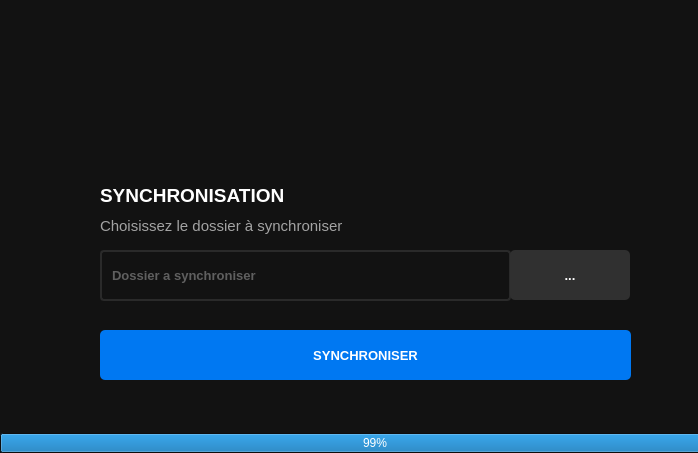
<?xml version="1.0" encoding="UTF-8"?>
<ui version="4.0">
 <class>Dialog</class>
 <widget class="QDialog" name="Dialog">
  <property name="geometry">
   <rect>
    <x>0</x>
    <y>0</y>
    <width>698</width>
    <height>453</height>
   </rect>
  </property>
  <property name="windowTitle">
   <string>Dialog</string>
  </property>
  <property name="styleSheet">
   <string notr="true">background-color: rgb(18, 18, 18);</string>
  </property>
  <widget class="QWidget" name="widget" native="true">
   <property name="geometry">
    <rect>
     <x>270</x>
     <y>20</y>
     <width>191</width>
     <height>151</height>
    </rect>
   </property>
   <widget class="QLabel" name="logo">
    <property name="geometry">
     <rect>
      <x>20</x>
      <y>0</y>
      <width>181</width>
      <height>141</height>
     </rect>
    </property>
    <property name="text">
     <string/>
    </property>
    <property name="pixmap">
     <pixmap>../icon.png</pixmap>
    </property>
    <property name="scaledContents">
     <bool>true</bool>
    </property>
   </widget>
  </widget>
  <widget class="QLabel" name="label">
   <property name="geometry">
    <rect>
     <x>100</x>
     <y>180</y>
     <width>321</width>
     <height>31</height>
    </rect>
   </property>
   <property name="font">
    <font>
     <pointsize>14</pointsize>
     <weight>75</weight>
     <bold>true</bold>
    </font>
   </property>
   <property name="styleSheet">
    <string notr="true">background-color: none;
color: rgb(255, 255, 255);</string>
   </property>
   <property name="text">
    <string>SYNCHRONISATION</string>
   </property>
  </widget>
  <widget class="QLabel" name="label_2">
   <property name="geometry">
    <rect>
     <x>100</x>
     <y>200</y>
     <width>351</width>
     <height>51</height>
    </rect>
   </property>
   <property name="font">
    <font>
     <pointsize>11</pointsize>
    </font>
   </property>
   <property name="styleSheet">
    <string notr="true">background-color: none;
color: rgb(163, 163, 163);</string>
   </property>
   <property name="text">
    <string>Choisissez le dossier à synchroniser</string>
   </property>
  </widget>
  <widget class="QFrame" name="folder">
   <property name="geometry">
    <rect>
     <x>100</x>
     <y>250</y>
     <width>411</width>
     <height>51</height>
    </rect>
   </property>
   <property name="styleSheet">
    <string notr="true">border-radius: 4px;
border: 2px solid rgb(42, 42, 42);</string>
   </property>
   <property name="frameShape">
    <enum>QFrame::StyledPanel</enum>
   </property>
   <property name="frameShadow">
    <enum>QFrame::Raised</enum>
   </property>
   <widget class="QLineEdit" name="path">
    <property name="geometry">
     <rect>
      <x>10</x>
      <y>10</y>
      <width>391</width>
      <height>31</height>
     </rect>
    </property>
    <property name="font">
     <font>
      <pointsize>10</pointsize>
      <weight>75</weight>
      <bold>true</bold>
     </font>
    </property>
    <property name="styleSheet">
     <string notr="true">
color: rgb(172, 172, 172);
border: none;</string>
    </property>
    <property name="readOnly">
     <bool>true</bool>
    </property>
    <property name="placeholderText">
     <string>Dossier a synchroniser</string>
    </property>
   </widget>
  </widget>
  <widget class="QPushButton" name="choose">
   <property name="geometry">
    <rect>
     <x>510</x>
     <y>250</y>
     <width>120</width>
     <height>50</height>
    </rect>
   </property>
   <property name="minimumSize">
    <size>
     <width>120</width>
     <height>50</height>
    </size>
   </property>
   <property name="font">
    <font>
     <pointsize>10</pointsize>
     <weight>75</weight>
     <bold>true</bold>
    </font>
   </property>
   <property name="cursor">
    <cursorShape>PointingHandCursor</cursorShape>
   </property>
   <property name="styleSheet">
    <string notr="true">background-color: rgb(48, 48, 48);
border: none;
border-radius: 5px;
color: white;</string>
   </property>
   <property name="text">
    <string>...</string>
   </property>
   <property name="iconSize">
    <size>
     <width>25</width>
     <height>25</height>
    </size>
   </property>
  </widget>
  <widget class="QPushButton" name="sync">
   <property name="geometry">
    <rect>
     <x>100</x>
     <y>330</y>
     <width>531</width>
     <height>50</height>
    </rect>
   </property>
   <property name="minimumSize">
    <size>
     <width>120</width>
     <height>50</height>
    </size>
   </property>
   <property name="font">
    <font>
     <pointsize>10</pointsize>
     <weight>75</weight>
     <bold>true</bold>
    </font>
   </property>
   <property name="cursor">
    <cursorShape>PointingHandCursor</cursorShape>
   </property>
   <property name="styleSheet">
    <string notr="true">background-color: rgb(0, 120, 242);
border: none;
border-radius: 5px;
color: white;</string>
   </property>
   <property name="text">
    <string>SYNCHRONISER</string>
   </property>
   <property name="iconSize">
    <size>
     <width>25</width>
     <height>25</height>
    </size>
   </property>
  </widget>
  <widget class="QProgressBar" name="load">
   <property name="geometry">
    <rect>
     <x>0</x>
     <y>433</y>
     <width>751</width>
     <height>20</height>
    </rect>
   </property>
   <property name="styleSheet">
    <string notr="true">
border-radius:14px;
text-align:center;
color:white</string>
   </property>
   <property name="value">
    <number>99</number>
   </property>
  </widget>
 </widget>
 <resources/>
 <connections/>
</ui>
